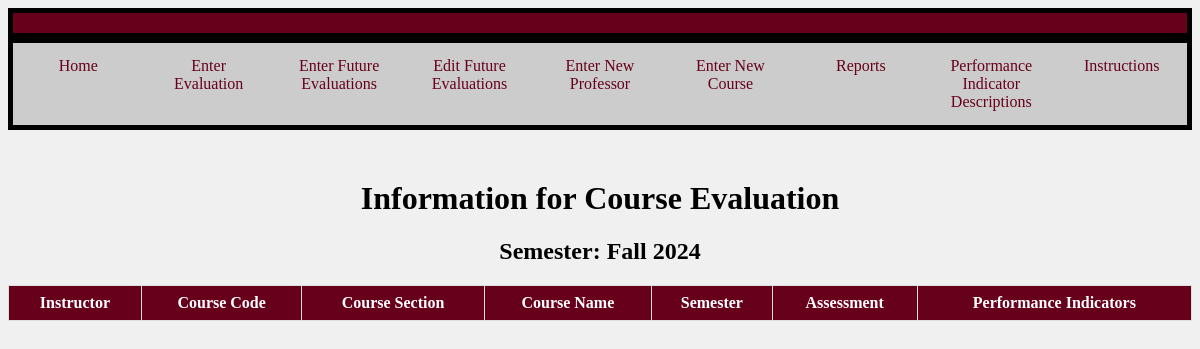
The page /fullSemester.php?semester=Fall 2024 on the database as committed earlier.
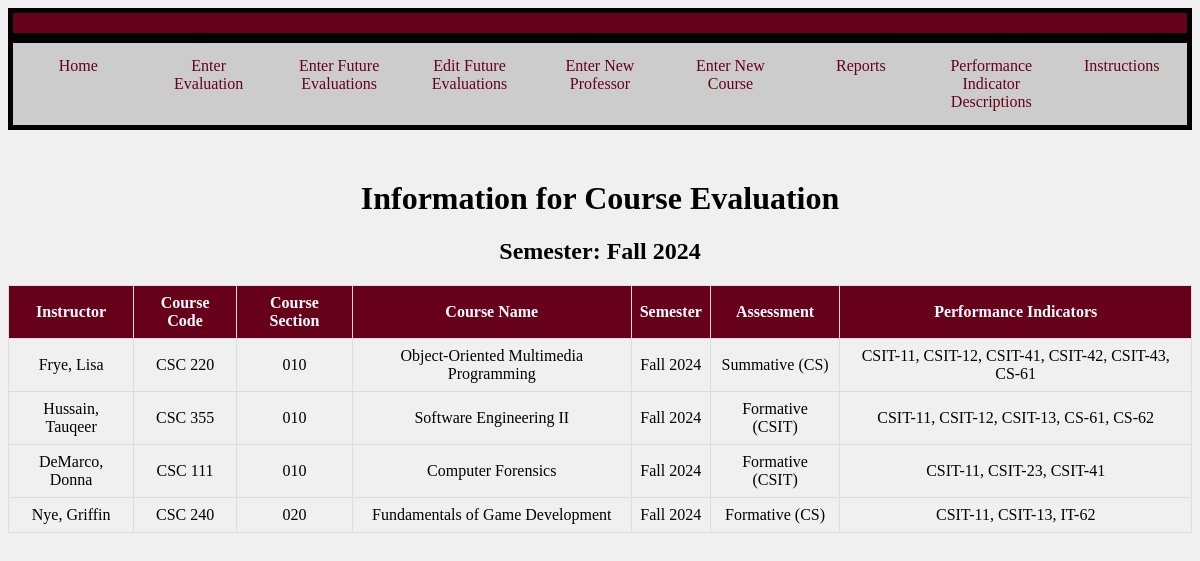
The same page on the database as committed later.
### tables this page shows
CREATE TABLE "EVAL" (
	"ID"	INTEGER,
	"Instructor"	TEXT,
	"CourseCode"	TEXT,
	"Semester"	TEXT,
	"Assessment"	TEXT,
	"CourseName"	TEXT,
	"CourseSection"	TEXT,
	"PerformanceIndicator"	TEXT,
	PRIMARY KEY("ID" AUTOINCREMENT)
);

### fullSemester.php (the view, shortened to what this page needs)
<?php
try {
    $db = new PDO('sqlite:CSC355.db');
}
catch (Exception $exc){
    echo 'Exception: Cannot connect to the database: ', $exc->getMessage(), "\n";
}
if((isset($_GET['semester']) && isset( $_GET['code']) && isset($_GET['sec']))){
    $semester = $_GET['semester'];
    $code = $_GET['code'];
    $sec = $_GET['sec'];
    $stmt = $db->prepare("SELECT * FROM EVAL WHERE SEMESTER = :semester AND CourseCode = :code AND CourseSection = :sec");
    $stmt->bindParam(':semester', $semester);
    $stmt->bindParam(':code', $code);
    $stmt->bindParam(':sec', $sec);
    $stmt->execute();
    $perfObjective = [];
    while ($row = $stmt->fetch(PDO::FETCH_ASSOC)) {
        $perfObjective[] = $row['PerformanceIndicator'];
    }
    $separateValues = [];
    foreach ($perfObjective as $string){
        $values = explode(',', $string);
        foreach ($values as $value){
            $separateValues[] = $value;
        }
    }
    $stmt2 = $db->prepare("SELECT * FROM EVAL WHERE SEMESTER = :semester AND CourseCode = :code AND CourseSection = :sec");
    $stmt2->bindParam(':semester', $semester);
    $stmt2->bindParam(':code', $code);
    $stmt2->bindParam(':sec', $sec);
    $stmt2->execute();
    echo "<div class='header'></div>
    <div class='navigation'>
    <ul>
        <li><a href='https://unixweb.kutztown.edu/~dclea255/CourseEvaluator/home.php'>Home</a></li>
        <li><a href='https://unixweb.kutztown.edu/~dclea255/CourseEvaluator/Prototype1.php'>Enter Evaluation</a></li>
        <li><a href='https://unixweb.kutztown.edu/~dclea255/CourseEvaluator/enterFutureEvaluation.php'>Enter Future Evaluations</a></li>
        <li><a href='https://unixweb.kutztown.edu/~dclea255/CourseEvaluator/editEvaluation.php'>Edit Future Evaluations</a></li>
        <li><a href='https://unixweb.kutztown.edu/~dclea255/CourseEvaluator/enterProf.php'>Enter New Professor</a></li>
        <li><a href='https://unixweb.kutztown.edu/~dclea255/CourseEvaluator/enterCourse.php'>Enter New Course</a></li>
        <li><a href='https://unixweb.kutztown.edu/~dclea255/CourseEvaluator/enterIndicator.php'>Enter New Performance Indicator</a></li>
        <li><a href='https://unixweb.kutztown.edu/~dclea255/CourseEvaluator/Reports.php' class='dropbtn'>Reports</a></li>
        <li><a href='https://unixweb.kutztown.edu/~dclea255/CourseEvaluator/PID.php'>Performance Indicator Descriptions</a></li>
        <li><a href='https://unixweb.kutztown.edu/~dclea255/CourseEvaluator/instructions.php'>Instructions</a></li>
    </ul>
</div>";
    echo "<h1 style = 'text-align: center;'>Information for Course Evaluation</h1>";
    echo "<h2 style = 'text-align: center;'>Semester: $semester</h2>";
    echo "<h2 style = 'text-align: center;'>Course Code: $code</h2>";
    echo "<div class='table1'>";
    echo "<table border='1'>
            <tr>
                <th>Instructor</th>
                <th>Course Code</th>
				<th>Course Section</th>
				<th>Course Name</th>
                <th>Semester</th>
                <th>Assessment</th>
            </tr>";
    while ($row = $stmt2->fetch(PDO::FETCH_ASSOC)) {
        echo "<tr>";
            echo "<td>" . $row['Instructor'] . "</td>";
            echo "<td>" . $row['CourseCode'] . "</td>";
			echo "<td>" . $row['CourseSection'] . "</td>";
			echo "<td>" . $row['CourseName'] . "</td>";
            echo "<td>" . $row['Semester'] . "</td>";
            echo "<td>" . $row['Assessment'] . "</td>";
            echo "</tr>";
    }
echo "</table>";
echo "</div>";
$stmt3 = $db->prepare("SELECT StudentNumbers, Major, EvaluationScore FROM StudentTable WHERE ID = (SELECT ID FROM EVAL WHERE SEMESTER = :semester AND CourseCode = :code AND CourseSection = :sec)");
$stmt3->bindParam(':semester', $semester);
$stmt3->bindParam(':code', $code);
$stmt3->bindParam(':sec', $sec);
$stmt3->execute();
$studentEvaluations = [];
while ($row = $stmt3->fetch(PDO::FETCH_ASSOC)) {
    $studentNumber = $row['StudentNumbers'];
    $major = $row['Major'];
    $evaluationScores = explode(',', $row['EvaluationScore']);
    $combinedScores = array_combine($separateValues, $evaluationScores);
    $studentEvaluations[] = [
        'studentNumber' => $studentNumber,
        'major' => $major,
        'scores' => $combinedScores
    ];
}
echo "<div>";
echo "<table border='1'>
        <tr>
            <th>Student Number</th>
            <th>Major</th>";
            foreach ($separateValues as $header){
                echo "<th>$header</th>";
            }
        echo "</tr>";
foreach ($studentEvaluations as $student) {
    echo "<tr>";
        echo "<td>" . $student['studentNumber'] . "</td>";
        echo "<td>" . $student['major'] . "</td>";
        foreach ($separateValues as $indicator) {
            echo "<td>" . $student['scores'][$indicator] . "</td>";
        }
        echo "</tr>";
}
echo "</table>";
echo "</div>";
}
elseif (isset($_GET['semester'])) {
    $semester = $_GET['semester'];
    $stmt = $db->prepare("SELECT * FROM EVAL WHERE SEMESTER = :semester");
    $stmt->bindParam(':semester', $semester);
    $stmt->execute();
    echo "<div class='header'></div>
    <div class='navigation'>
    <ul>
        <li><a href='https://unixweb.kutztown.edu/~dclea255/CourseEvaluator/home.php'>Home</a></li>
        <li><a href='https://unixweb.kutztown.edu/~dclea255/CourseEvaluator/Prototype1.php'>Enter Evaluation</a></li>
        <li><a href='https://unixweb.kutztown.edu/~dclea255/CourseEvaluator/enterFutureEvaluation.php'>Enter Future Evaluations</a></li>
        <li><a href='https://unixweb.kutztown.edu/~dclea255/CourseEvaluator/editEvaluation.php'>Edit Future Evaluations</a></li>
        <li><a href='https://unixweb.kutztown.edu/~dclea255/CourseEvaluator/enterProf.php'>Enter New Professor</a></li>
        <li><a href='https://unixweb.kutztown.edu/~dclea255/CourseEvaluator/enterCourse.php'>Enter New Course</a></li>
        <li class='dropdown'>
            <a href='https://unixweb.kutztown.edu/~dclea255/CourseEvaluator/Reports.php' class='dropbtn'>Reports</a>
            <div class='dropdown-content'>
                <a href='https://unixweb.kutztown.edu/~dclea255/CourseEvaluator/Reports.php'>General Report</a>
                <a href='https://unixweb.kutztown.edu/~dclea255/CourseEvaluator/ReportsIndividual.php'>Class Reports</a>
            </div>
        <li><a href='https://unixweb.kutztown.edu/~dclea255/CourseEvaluator/PID.php'>Performance Indicator Descriptions</a></li>
        <li><a href='https://unixweb.kutztown.edu/~dclea255/CourseEvaluator/instructions.php'>Instructions</a></li>
    </ul>
</div>";
    echo "<h1 style = 'text-align: center;'>Information for Course Evaluation</h1>";
    echo "<h2 style = 'text-align: center;'>Semester: $semester</h2>";
    echo "<table border='1'>
                <tr>
                    <th>Instructor</th>
                    <th>Course Code</th>
					<th>Course Section</th>
					<th>Course Name</th>
                    <th>Semester</th>
                    <th>Assessment</th>
                    <th>Performance Indicators</th>
                </tr>";
    while ($row = $stmt->fetch(PDO::FETCH_ASSOC)) {
        echo "<tr>";
            echo "<td>" . $row['Instructor'] . "</td>";
            echo "<td>" . $row['CourseCode'] . "</td>";
			echo "<td>" . $row['CourseSection'] . "</td>";
			echo "<td>" . $row['CourseName'] . "</td>";
            echo "<td>" . $row['Semester'] . "</td>";
            echo "<td>" . $row['Assessment'] . "</td>";
            echo "<td>". $row["PerformanceIndicator"] . "</td>";
            echo "</tr>";
    }
    echo "</table>";
}
?>
<!DOCTYPE html>
<html lang="en">
<head>
</head>
<body>
</body>
</html>

### fullSemester.php (style rules this page uses)
table { width: 100%; margin: 0 auto; border-collapse: collapse; }
td { padding: 20px; border: 1px solid black; text-align: center; }
.navigation { display: flex; justify-content: space-between; background-color: #ccc; overflow: hidden; width: 100%; margin-bottom: 50px; }
.navigation ul { margin: 0; padding: 0; list-style-type: none; overflow: hidden; display: flex; justify-content: space-between; width: 100%; border: 5px solid black; }
.navigation li { width: 25%; }
.navigation li a { display: block; color: #67001a; text-align: center; padding: 14px 16px; text-decoration: none; }
th, td { border: 1px solid #ddd; padding: 8px; text-align: center; }
th { background-color: #67001a; color: white; }
.header { background-color: #67001a; color: white; padding: 10px 0; text-align: center; border: 5px solid black; }
body { background-color: #f0f0f0; }
.dropbtn { display: block; color: #67001a; text-align: center; padding: 14px 16px; text-decoration: none; cursor: pointer; }

Rows that differ between the two databases and show on the page:
added eval: Instructor "Frye, Lisa", CourseCode "CSC 220", CourseSection "010", CourseName "Object-Oriented Multimedia Programming", Semester "Fall 2024", Assessment "Summative (CS)", PerformanceIndicator "CSIT-11, CSIT-12, CSIT-41, CSIT-42, CSIT-43, CS-61"
added eval: Instructor "Hussain, Tauqeer", CourseCode "CSC 355", CourseSection "010", CourseName "Software Engineering II", Semester "Fall 2024", Assessment "Formative (CSIT)", PerformanceIndicator "CSIT-11, CSIT-12, CSIT-13, CS-61, CS-62"
added eval: Instructor "DeMarco, Donna", CourseCode "CSC 111", CourseSection "010", CourseName "Computer Forensics", Semester "Fall 2024", Assessment "Formative (CSIT)", PerformanceIndicator "CSIT-11, CSIT-23, CSIT-41"
added eval: Instructor "Nye, Griffin", CourseCode "CSC 240", CourseSection "020", CourseName "Fundamentals of Game Development", Semester "Fall 2024", Assessment "Formative (CS)", PerformanceIndicator "CSIT-11, CSIT-13, IT-62"
